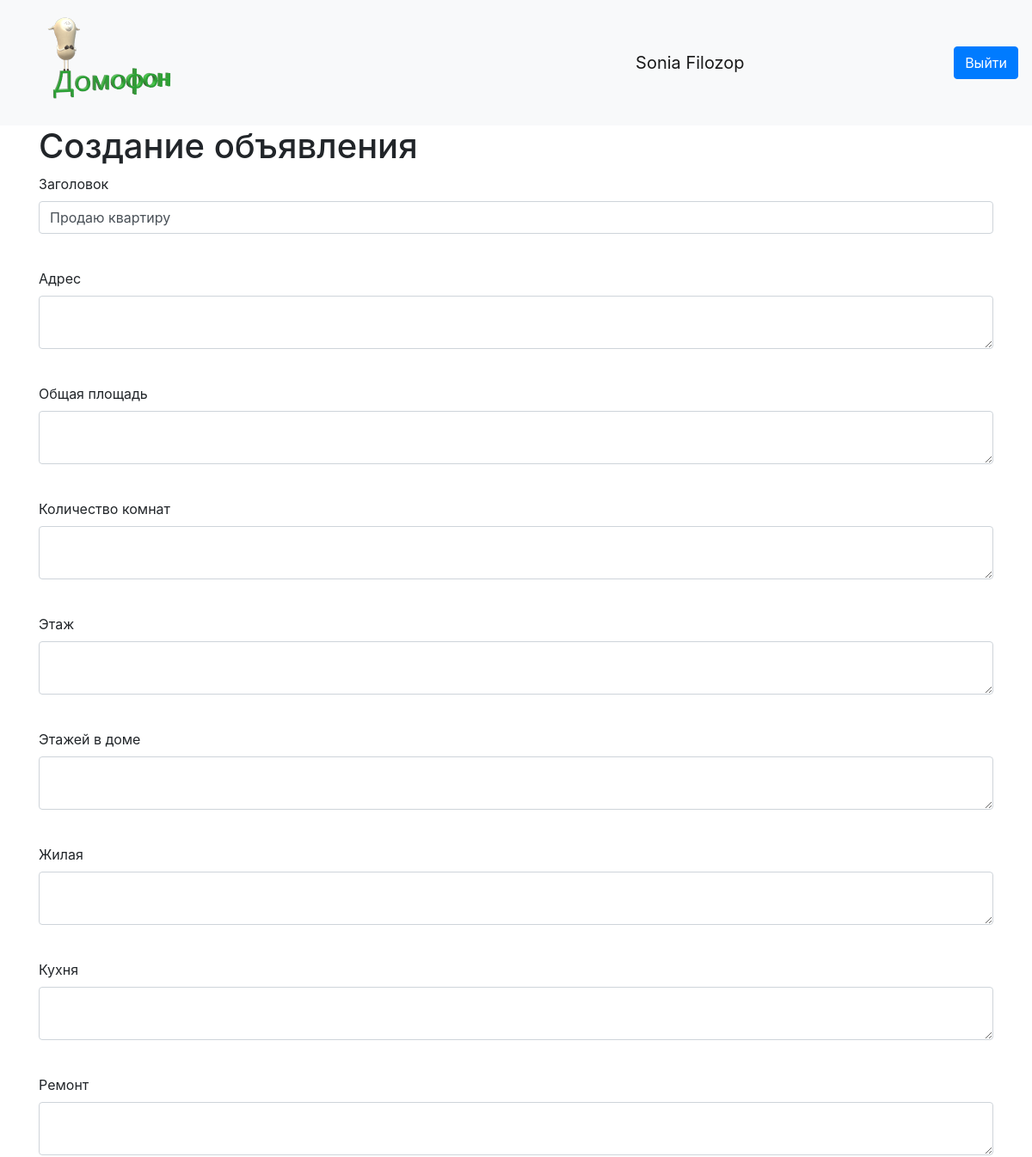
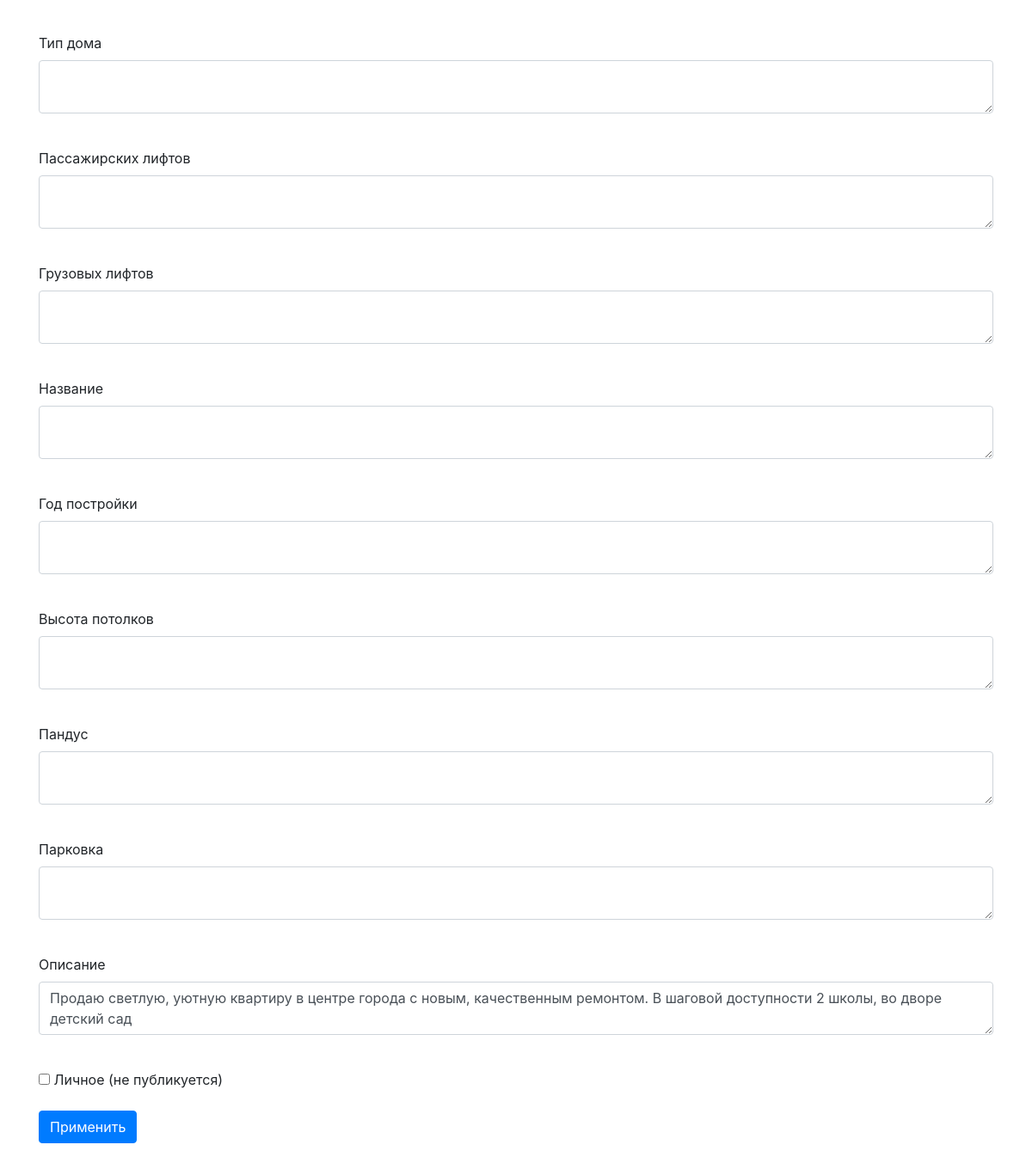
Screenshot of /news/1 (signed in) with the database file from the repository (2 pictures, top to bottom).
### data/users.py (models this page shows, shortened)
class User(SqlAlchemyBase, UserMixin):
    __tablename__ = 'users'
    id = sqlalchemy.Column(sqlalchemy.Integer,
                           primary_key=True, autoincrement=True)
    name = sqlalchemy.Column(sqlalchemy.String, nullable=True)
    about = sqlalchemy.Column(sqlalchemy.String, nullable=True)
    email = sqlalchemy.Column(sqlalchemy.String,
                              index=True, unique=True, nullable=True)
    hashed_password = sqlalchemy.Column(sqlalchemy.String, nullable=True)
    created_date = sqlalchemy.Column(sqlalchemy.DateTime,
                                     default=datetime.datetime.now)
    news = orm.relation("News", back_populates='user')

### data/news.py (models this page shows)
class News(SqlAlchemyBase):
    __tablename__ = 'news'
    id = sqlalchemy.Column(sqlalchemy.Integer,
                           primary_key=True, autoincrement=True)
    title = sqlalchemy.Column(sqlalchemy.String, nullable=True)
    address = sqlalchemy.Column(sqlalchemy.String, nullable=True)
    plos = sqlalchemy.Column(sqlalchemy.String, nullable=True)
    num_kom = sqlalchemy.Column(sqlalchemy.String, nullable=True)
    etag = sqlalchemy.Column(sqlalchemy.String, nullable=True)
    etag_home = sqlalchemy.Column(sqlalchemy.String, nullable=True)
    living = sqlalchemy.Column(sqlalchemy.String, nullable=True)
    kitchen = sqlalchemy.Column(sqlalchemy.String, nullable=True)
    remont = sqlalchemy.Column(sqlalchemy.String, nullable=True)
    type_home = sqlalchemy.Column(sqlalchemy.String, nullable=True)
    pass_lifts = sqlalchemy.Column(sqlalchemy.String, nullable=True)
    gruz_lifts = sqlalchemy.Column(sqlalchemy.String, nullable=True)
    name = sqlalchemy.Column(sqlalchemy.String, nullable=True)
    year = sqlalchemy.Column(sqlalchemy.String, nullable=True)
    height = sqlalchemy.Column(sqlalchemy.String, nullable=True)
    pandus = sqlalchemy.Column(sqlalchemy.String, nullable=True)
    parking = sqlalchemy.Column(sqlalchemy.String, nullable=True)
    content = sqlalchemy.Column(sqlalchemy.String, nullable=True)
    created_date = sqlalchemy.Column(sqlalchemy.DateTime,
                                     default=datetime.datetime.now)
    is_private = sqlalchemy.Column(sqlalchemy.Boolean, default=True)
    user_id = sqlalchemy.Column(sqlalchemy.Integer,
                                sqlalchemy.ForeignKey("users.id"))
    user = orm.relation('User')
    categories = orm.relation("Category",
                              secondary="association",
                              backref="news")

### main.py (the view, shortened to what this page needs)
@app.route('/news/<int:id>', methods=['GET', 'POST'])
@login_required
def edit_news(id):
    form = NewsForm()
    if request.method == "GET":
        db_sess = db_session.create_session()
        news = db_sess.query(News).filter(News.id == id,
                                          News.user == current_user
                                          ).first()
        if news:
            form.title.data = news.title
            form.content.data = news.content
            form.is_private.data = news.is_private
        else:
            abort(404)
    return render_template('news.html',
                           title='Редактирование объявления',
                           form=form
                           )

### forms/news.py
class NewsForm(FlaskForm):
    title = StringField('Заголовок', validators=[DataRequired()])
    address = TextAreaField("Адрес")
    plos = TextAreaField("Общая площадь")
    num_kom = TextAreaField("Количество комнат")
    etag = TextAreaField("Этаж")
    etag_home = TextAreaField("Этажей в доме")
    living = TextAreaField("Жилая")
    kitchen = TextAreaField("Кухня")
    remont = TextAreaField("Ремонт")
    type_home = TextAreaField("Тип дома")
    pass_lifts = TextAreaField("Пассажирских лифтов")
    gruz_lifts = TextAreaField("Грузовых лифтов")
    name = TextAreaField("Название")
    year = TextAreaField("Год постройки")
    height = TextAreaField("Высота потолков")
    pandus = TextAreaField("Пандус")
    parking = TextAreaField("Парковка")
    content = TextAreaField("Описание")
    is_private = BooleanField("Личное (не публикуется)")
    submit = SubmitField('Применить')

### data/db_session.py (called while the page is built)
def create_session() -> Session:
    global __factory
    return __factory()

### main.py (called while the page is built)
@login_manager.user_loader
def load_user(user_id):
    db_sess = db_session.create_session()
    return db_sess.query(User).get(user_id)

### templates/news.html (shortened to what this page needs)
{% extends "base.html" %}
{% block content %}
<h1>Создание объявления</h1>
<form action="" method="post">
    <p>
        {{ form.title.label }}<br>
        {{ form.title(class="form-control") }}<br>
    </p>
    <p>
        {{ form.address.label }}<br>
        {{ form.address(class="form-control") }}<br>
    </p>
    <p>
        {{ form.plos.label }}<br>
        {{ form.plos(class="form-control") }}<br>
    </p>
    <p>
        {{ form.num_kom.label }}<br>
        {{ form.num_kom(class="form-control") }}<br>
    </p>
    <p>
        {{ form.etag.label }}<br>
        {{ form.etag(class="form-control") }}<br>
    </p>
    <p>
        {{ form.etag_home.label }}<br>
        {{ form.etag_home(class="form-control") }}<br>
    </p>
    <p>
        {{ form.living.label }}<br>
        {{ form.living(class="form-control") }}<br>
    </p>
    <p>
        {{ form.kitchen.label }}<br>
        {{ form.kitchen(class="form-control") }}<br>
    </p>
    <p>
        {{ form.remont.label }}<br>
        {{ form.remont(class="form-control") }}<br>
    </p>
    <p>
        {{ form.type_home.label }}<br>
        {{ form.type_home(class="form-control") }}<br>
    </p>
    <p>
        {{ form.pass_lifts.label }}<br>
        {{ form.pass_lifts(class="form-control") }}<br>
    </p>
    <p>
        {{ form.gruz_lifts.label }}<br>
        {{ form.gruz_lifts(class="form-control") }}<br>
    </p>
    <p>
        {{ form.name.label }}<br>
        {{ form.name(class="form-control") }}<br>
    </p>
        <p>
        {{ form.year.label }}<br>
        {{ form.year(class="form-control") }}<br>
    </p>
    <p>
        {{ form.height.label }}<br>
        {{ form.height(class="form-control") }}<br>
    </p>
    <p>
        {{ form.pandus.label }}<br>
        {{ form.pandus(class="form-control") }}<br>
    </p>
    <p>
        {{ form.parking.label }}<br>
        {{ form.parking(class="form-control") }}<br>
    </p>
    <p>
        {{ form.content.label }}<br>
        {{ form.content(class="form-control") }}<br>
    </p>
    <p>{{ form.is_private() }} {{ form.is_private.label }}</p>
    <p>{{ form.submit(type="submit", class="btn btn-primary") }}</p>
</form>
{% endblock %}

### templates/base.html (shortened to what this page needs)
<!doctype html>
<html lang="en">
<head>
    <link rel="stylesheet"
          href="https://stackpath.bootstrapcdn.com/bootstrap/4.4.1/css/bootstrap.min.css"
>
</head>
<body>
<header>
    <nav class="navbar navbar-light bg-light">
        <a class="navbar-brand" href="/"><img src="{{ url_for('static', filename='photo/logo.png') }}" /></a>
        {% if current_user.is_authenticated %}
    <a class="navbar navbar-light bg-light">
        <a class="navbar-brand" href="/form_sample">{{ current_user.name }}</a>
        <a class="btn btn-primary " href="/logout">Выйти</a>
{% else %}
    <p>
        <a class="btn btn-primary " href="/register">Зарегистрироваться</a>
        <a class="btn btn-success" href="/login">Войти</a>
    </p>
{% endif %}
    </nav>
</header>
<main role="main" class="container">
    {% block content %}{% endblock %}
</main>
</body>
</html>

### rows the page displays
User: name "Sonia Filozop"
News: title "Продаю квартиру", content "Продаю светлую, уютную квартиру в центре города с новым, качественным ремонтом. В шаговой доступности 2 школы, во дворе детский сад"
